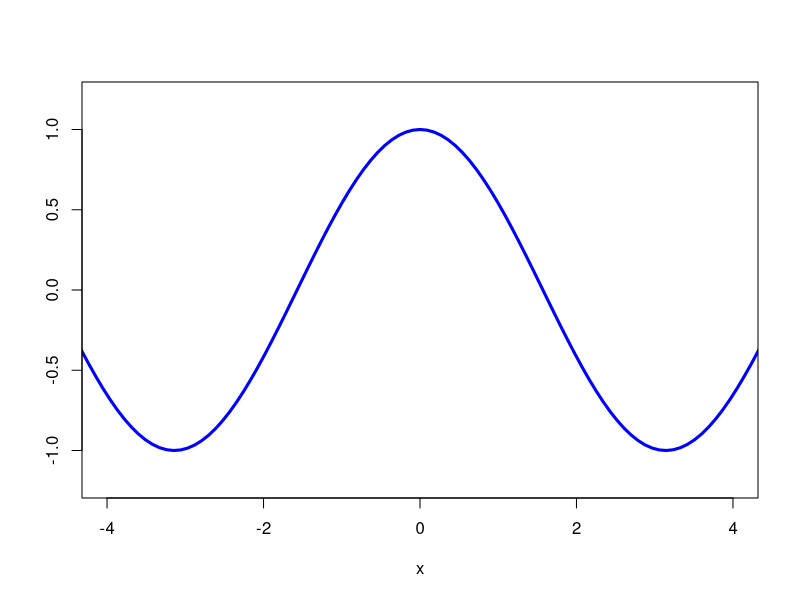
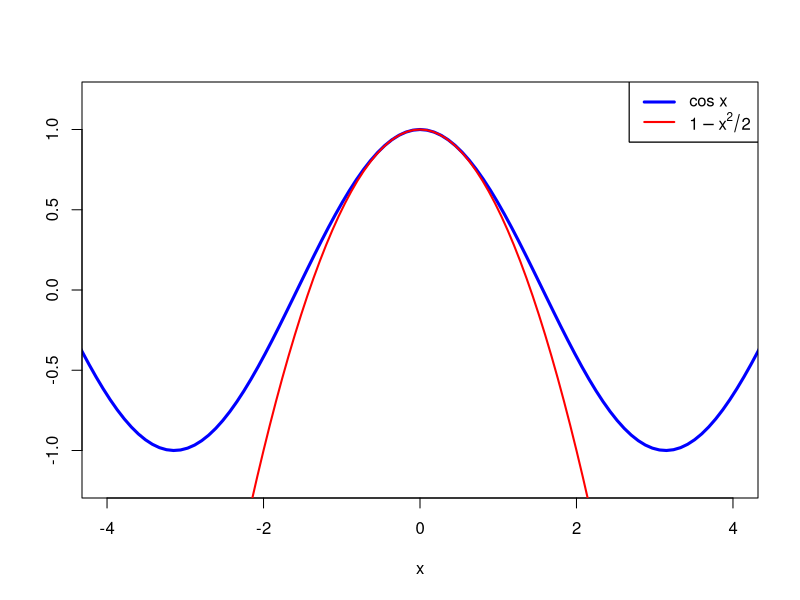

These charts were generated, in order, by the following R code:
## ---- chunk 1
#| echo: FALSE
#| fig-format: svg
curve(cos(x), from = -4.5, to = 4.5, col = "blue", lwd = 3, xlab = "x", ylab = "", xlim = c(-4,4), ylim = c(-1.2,1.2))
#| code-fold: true
curve(
  cos(x), from = -4.5, to = 4.5,
  col = "blue", lwd = 3,
  xlab = "x", ylab = "", xlim = c(-4,4), ylim = c(-1.2,1.2)
)
curve(1 - x^2 / 2, add = TRUE, col = "red", lwd = 2)
legend("topright", c("cos x", expression(1-x^2/2)), lwd = c(3,2), col = c("blue","red"))
legend(
  "topright", c("cos x", expression(1 - x^2 / 2)),
  lwd = c(3, 2), col = c("blue", "red")
)
